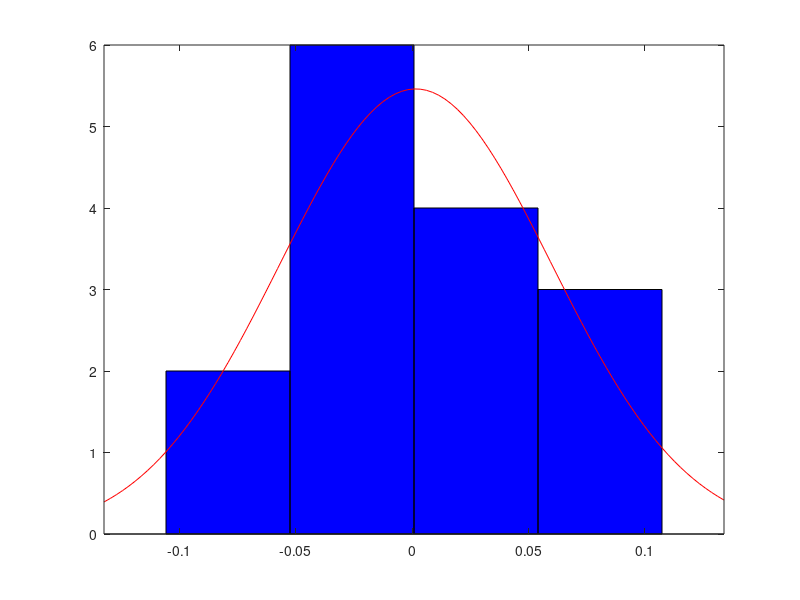

Write MATLAB code to recreate this figure. (Note: this script raises an error after producing the figure.)
%% Setup
% Speed of sound
c = 343;
% Microphone positions for config 1 and 2
P = [-2.130,  3.546;
       2.173,  3.554;
       1.816, -3.458;
      -1.902, -3.200;
      -0.093,  3.786;
      -1.497,  3.765;
      -2.679,  2.062;
      -2.851,  0.176];
%% Load pulse times
load("preprocess.mat");
% Converting to distance
tphat_data = tphat_data*c;
tphat_calibration = tphat_calibration*c;
%% Calibration
% We assume the arrival time of every sensor is equal, then each sensor has
% added gaussian noise with variance sigma_k and bias b_k. That means the average is the optimal
% estimation of the arrival time which we subtract from each measurement, 
% leaving us with gaussian noise with mean 0. Each sensor is expected to 
% have its own gaussian noise variance. 

% Excluding final datapoint because its an outlier
N = size(tphat_calibration);
N = N(2);

% Mean arrival distance of each pulse
calibration_mean = mean(tphat_calibration,1);
% Deviation from mean arrival distance for each sensor
calibration_deviation = tphat_calibration - calibration_mean;
calibration_deviation_bias = mean(calibration_deviation,2)
% Deviations give measurement variance of each sensor 
% (unbiased estimate of variance)
calibration_variance = sum(calibration_deviation.^2,2)/(N-1);
calibration_standard_deviation = sqrt(calibration_variance);

% Histfit (can put into subplot later)
for i = 1:8
    fig = histfit(calibration_deviation(i,:));
    title("Noise histogram for sensor", num2str(i));
    filename = "figs/noise_sensor_" + num2str(i) + ".png";
    saveas(gcf, filename);
end

R_1 = diag(calibration_variance(1:4));
R_2 = diag(calibration_variance(5:8));

%% Sensor models
% The .m file
run("init_sensor_models.m")

%% Config analysis NLS
% Since the car drove inside the convex hull of the microphones
% we can use it as the bounds for grid-search
min_x = min(P(:,1)) - 0.1;
max_x = max(P(:,1)) + 0.1;
min_y = min(P(:,2)) - 0.1;
max_y = max(P(:,2)) + 0.1;
precision = 0.01;
size_x = round((max_x-min_x)/precision);
size_y = round((max_y-min_y)/precision);
NLS_1 = zeros(size_y, size_x);
NLS_2 = zeros(size_y, size_x);

% Setup residuals and variance
y= tphat_data(:,1);
res_1 = [y(2)-y(1),y(3)-y(1),y(4)-y(1),y(2)-y(3),y(4)-y(3),y(2)-y(4)]';
res_2 = [y(6)-y(5),y(7)-y(5),y(8)-y(5),y(6)-y(7),y(8)-y(7),y(6)-y(8)]';
R_res_1 = diag([R_1(2,2)+R_1(1,1),R_1(3,3)+R_1(1,1),R_1(4,4)+R_1(1,1),R_1(2,2)+R_1(3,3),R_1(4,4)+R_1(3,3),R_1(2,2)+R_1(4,4)]);
R_res_1_inv = inv(R_res_1)/100;
R_res_2 = diag([R_2(2,2)+R_2(1,1),R_2(3,3)+R_2(1,1),R_2(4,4)+R_2(1,1),R_2(2,2)+R_2(3,3),R_2(4,4)+R_2(3,3),R_2(2,2)+R_2(4,4)]);
R_res_2_inv = inv(R_res_2)/100;

T = size_x*size_y;
i = 1;
% Precompute for faster eval
A1 = res_1'*R_res_1_inv*res_1;
B1 = res_1'*R_res_1_inv;
C1 = R_res_1_inv*res_1;
A2 = res_2'*R_res_2_inv*res_2;
B2 = res_2'*R_res_2_inv;
C2 = R_res_2_inv*res_2;

for idx_x = 1:size_x
    for idx_y = 1:size_y
        if mod(i,10000)==0
            display(i/T)
        end
        i = i + 1;
        x = [idx_x*precision + min_x, idx_y*precision + min_y];
        % Calc h for config 1
        h_1 = [norm(x-P(2,:)) - norm(x-P(1,:)), 
               norm(x-P(3,:)) - norm(x-P(1,:)), 
               norm(x-P(4,:)) - norm(x-P(1,:)), 
               norm(x-P(2,:)) - norm(x-P(3,:)), 
               norm(x-P(4,:)) - norm(x-P(3,:)), 
               norm(x-P(2,:)) - norm(x-P(4,:))];
        % Calc h for config 2
        h_2 = [norm(x-P(6,:)) - norm(x-P(5,:)), 
               norm(x-P(7,:)) - norm(x-P(5,:)), 
               norm(x-P(8,:)) - norm(x-P(5,:)), 
               norm(x-P(6,:)) - norm(x-P(7,:)), 
               norm(x-P(8,:)) - norm(x-P(7,:)), 
               norm(x-P(6,:)) - norm(x-P(8,:))];
        NLS_1(idx_y,idx_x) = A1 - B1*h_1 - h_1'*C1 + h_1'*R_res_1_inv*h_1;
        NLS_2(idx_y,idx_x) = A2 - B2*h_2 - h_2'*C2 + h_2'*R_res_2_inv*h_2;
    end
end
% Plot
% Config 1xxx
[value, index] = min(NLS_1(:));
[row, col] = ind2sub(size(NLS_1), index);
imagesc(NLS_1)
colorbar;
hold on;
plot(col,row,'r*');
text(col, row, num2str(min_x + col*precision) + "," + num2str(min_y + row*precision));
for i = [1,2,3,4]
    plot((P(i,1)-min_x)/precision,(P(i,2)-min_y)/precision,'bx');
end
title("Config 1 NLS loss at k=1");
filename = "figs/config_1_loss_analysis.png";
saveas(gcf, filename);
hold off;

% Config 2
[value, index] = min(NLS_2(:));
[row, col] = ind2sub(size(NLS_2), index);
imagesc(NLS_2)
colorbar; 
hold on;
plot(col,row,'r*');
text(col, row, num2str(min_x + col*precision) + "," + num2str(min_y + row*precision));
for i = [5,6,7,8]
    plot((P(i,1)-min_x)/precision,(P(i,2)-min_y)/precision,'bx');
end
title("Config 2 NLS loss at k=1");
filename = "figs/config_2_loss_analysis.png";
saveas(gcf, filename);
hold off;